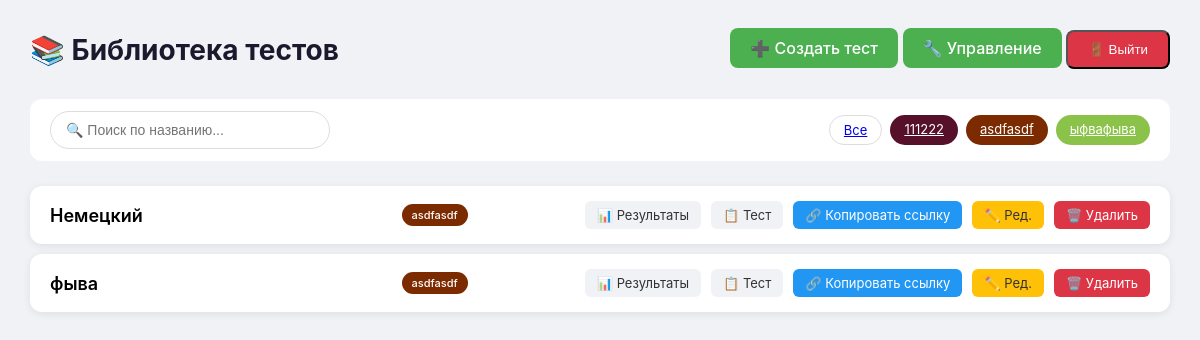
/tests/teacher/?tag=asdfasdf (signed in), run on the app's committed database.
### tests/models.py (models this page shows, shortened)
class Tag(models.Model):
    name = models.CharField(max_length=50, unique=True)
    color = models.CharField(max_length=7, default='#e0e0e0')

class Test(models.Model):
    title = models.CharField(max_length=200)
    description = models.TextField(blank=True)
    author = models.ForeignKey(settings.AUTH_USER_MODEL, on_delete=models.CASCADE)
    created_at = models.DateTimeField(auto_now_add=True)
    last_activity = models.DateTimeField(auto_now=True)
    tags = models.ManyToManyField('Tag', blank=True)

### tests/views.py (the view)
# urls.py: path('teacher/', views.teacher_home, name='teacher_home'),
@staff_member_required
def teacher_home(request):
    tests = Test.objects.all().order_by('-last_activity')
    search_query = request.GET.get('search', '')
    if search_query:
        tests = tests.filter(title__icontains=search_query)
    tag_filter = request.GET.get('tag', '')
    if tag_filter:
        tests = tests.filter(tags__name=tag_filter)
    paginator = Paginator(tests, 20)
    page_number = request.GET.get('page')
    page_obj = paginator.get_page(page_number)
    return render(request, 'tests/teacher_home.html', {
        'page_obj': page_obj,
        'search_query': search_query,
        'total_tests': tests.count(),
        'all_tags': Tag.objects.all(),  # ← обязательно
        'current_tag': tag_filter,
    })

### templates/tests/teacher_home.html (shortened to what this page needs)
<!DOCTYPE html>
<html>
<head>
</head>
<body>
<div class="container">
    <div class="header">
        <h1>📚 Библиотека тестов</h1>
        <div>
            {% if user.role == 'moderator' or user.role == 'admin' %}
                <a href="{% url 'create_test' %}" class="btn">➕ Создать тест</a>
            {% endif %}
            {% if user.role == 'admin' %}
                <a href="{% url 'admin_panel' %}" class="btn">🔧 Управление</a>
            {% endif %}
            <form action="{% url 'logout' %}" method="post" style="display: inline;">
                <button type="submit" class="btn" style="background: #dc3545;">🚪 Выйти</button>
            </form>
        </div>
    </div>
    <div class="stats-bar">
        <div class="search-box">
            <form method="get" action="">
                <input type="text" name="search" placeholder="🔍 Поиск по названию..." value="{{ search_query }}">
            </form>
        </div>
        <div class="filters">
    <a href="?{% if search_query %}search={{ search_query }}{% endif %}" class="filter-tag {% if not current_tag %}active{% endif %}">Все</a>
    {% for tag in all_tags %}
        <a href="?tag={{ tag.name }}{% if search_query %}&search={{ search_query }}{% endif %}" class="filter-tag {% if current_tag == tag.name %}active{% endif %}" style="background: {{ tag.color }}; color: white; border: none;">
            {{ tag.name }}
        </a>
    {% endfor %}
</div>
    </div>
    <div class="tests-list">
        {% for test in page_obj %}
        <div class="test-card">
            <div class="test-title">{{ test.title }}</div>
            <div class="tags-list">
    {% for tag in test.tags.all %}
        <span class="tag" style="background: {{ tag.color }};">{{ tag.name }}</span>
    {% endfor %}
</div>
<div class="test-actions">
    <a href="{% url 'test_results' test.id %}" class="btn-small">📊 Результаты</a>
    <a href="{% url 'test_entry' test.id %}" class="btn-small">📋 Тест</a>
    <a href="#" class="btn-small copy-link" data-url="{% url 'test_entry' test.id %}" style="background: #2196F3; color: white;">🔗 Копировать ссылку</a>
    {% if user.role == 'admin' %}
        <a href="{% url 'edit_test' test.id %}" class="btn-small" style="background: #ffc107; color: #333;">✏️ Ред.</a>
        <a href="{% url 'delete_test' test.id %}" class="btn-small" style="background: #dc3545; color: white;" onclick="return confirm('Удалить тест «{{ test.title }}»? Все вопросы и результаты будут удалены!')">🗑️ Удалить</a>
    {% endif %}
</div>
        </div>
        {% empty %}
        <p>Тестов не найдено.</p>
        {% endfor %}
    </div>
</div>
</body>
</html>

### templates/tests/teacher_home.html (style rules this page uses)
* { margin: 0; padding: 0; box-sizing: border-box; }
body { font-family: -apple-system, BlinkMacSystemFont, 'Segoe UI', Roboto, Arial, sans-serif; background: #f0f2f5; padding: 30px; }
.container { max-width: 1400px; margin: 0 auto; }
.header { display: flex; justify-content: space-between; align-items: center; flex-wrap: wrap; gap: 15px; margin-bottom: 30px; }
h1 { font-size: 28px; color: #1a1a2e; }
.btn { background: #4CAF50; color: white; padding: 10px 20px; text-decoration: none; border-radius: 8px; font-weight: 500; }
.stats-bar { background: white; padding: 12px 20px; border-radius: 12px; margin-bottom: 25px; display: flex; justify-content: space-between; align-items: center; flex-wrap: wrap; gap: 15px; }
.search-box input { padding: 10px 15px; width: 280px; border: 1px solid #ddd; border-radius: 25px; font-size: 14px; }
.filters { display: flex; gap: 8px; flex-wrap: wrap; }
.filter-tag { padding: 6px 14px; border-radius: 20px; background: white; border: 1px solid #ddd; cursor: pointer; font-size: 13px; transition: 0.2s; }
.filter-tag.active { background: #4CAF50; color: white; border-color: #4CAF50; }
.tests-list { display: flex; flex-direction: column; gap: 10px; margin-bottom: 30px; }
.test-card { background: white; border-radius: 12px; padding: 15px 20px; display: flex; justify-content: space-between; align-items: center; flex-wrap: wrap; gap: 15px; box-shadow: 0 2px 8px rgba(0,0,0,0.08); }
.test-title { flex: 2; min-width: 200px; font-size: 18px; font-weight: 600; }
.test-actions { display: flex; gap: 10px; }
.btn-small { padding: 6px 12px; font-size: 13px; border-radius: 6px; text-decoration: none; background: #f0f2f5; color: #333; }
.tags-list { flex: 1; display: flex; gap: 5px; flex-wrap: wrap; }
.tag { padding: 4px 10px; border-radius: 20px; font-size: 11px; font-weight: 500; color: white; }

### data on the page
Tag: name "111222"
Tag: name "asdfasdf"
Tag: name "ыфвафыва"
Test: title "Немецкий"
Test: title "фыва"
